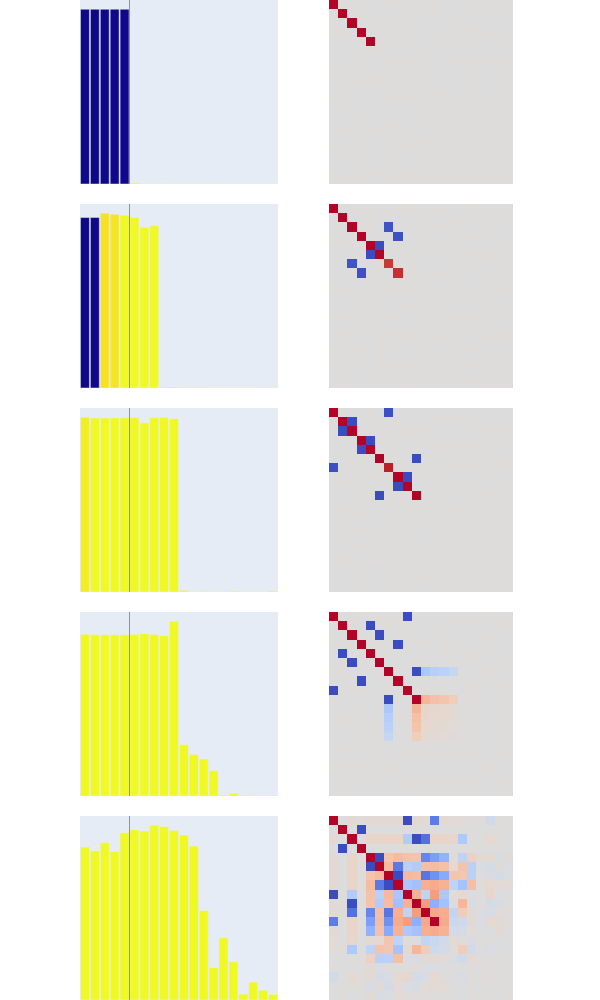

Source (notebook cell):
### Code cell
fig = render_features(model, np.s_[:5])
fig.update_layout()

### Figure 1 — Plotly figure (JSON) as saved in the notebook; plotly's stock layout.template omitted (floating-point values rounded to 4 significant figures; data arrays with more than 128 entries replaced by an {"elided": "..."} marker saying what was removed)
{"data": [{"marker": {"cmax": 1, "cmin": 0, "color": [0.002991, 0.00264, 0.003745, 0.006147, 0.00499, 0.9984, 0.9971, 0.996, 0.9971, 0.9959, 0.9957, 0.9952, 0.9929, 0.99, 0.9898, 0.9826, 0.9792, 0.9819, 0.9845, 0.9781]}, "type": "bar", "width": 0.9, "x": [0, 1, 2, 3, 4, 5, 6, 7, 8, 9, 10, 11, 12, 13, 14, 15, 16, 17, 18, 19], "xaxis": "x", "y": [1.0, 0.9999, 0.9999, 1.0, 0.9998, 0.006433, 0.003487, 0.002539, 0.003324, 0.002351, 0.002398, 0.002122, 0.001407, 0.0009987, 0.000962, 0.0005743, 0.0004665, 0.0005433, 0.0006268, 0.0004455], "yaxis": "y"}, {"colormodel": "rgba256", "customdata": {"elided": "20x20 float values"}, "hovertemplate": "In: %{x}<br>\nOut: %{y}<br>\nWeight: %{customdata:0.2f}\n", "type": "image", "xaxis": "x2", "yaxis": "y2", "z": {"elided": "20x20x4 int values"}}, {"marker": {"cmax": 1, "cmin": 0, "color": [0.003843, 0.004233, 0.9428, 0.9532, 1.001, 1.015, 1.026, 1.02, 1.35, 1.391, 1.389, 1.386, 1.404, 1.381, 1.376, 1.371, 1.383, 1.379, 1.396, 1.4]}, "type": "bar", "width": 0.9, "x": [0, 1, 2, 3, 4, 5, 6, 7, 8, 9, 10, 11, 12, 13, 14, 15, 16, 17, 18, 19], "xaxis": "x3", "y": [1.001, 1.001, 1.026, 1.019, 1.015, 1.001, 0.9428, 0.9531, 0.005377, 0.006119, 0.00332, 0.00436, 0.004034, 0.002439, 0.002767, 0.001583, 0.001747, 0.002713, 0.00297, 0.002648], "yaxis": "y3"}, {"colormodel": "rgba256", "customdata": {"elided": "20x20 float values"}, "hovertemplate": "In: %{x}<br>\nOut: %{y}<br>\nWeight: %{customdata:0.2f}\n", "type": "image", "xaxis": "x4", "yaxis": "y4", "z": {"elided": "20x20x4 int values"}}, {"marker": {"cmax": 1, "cmin": 0, "color": [0.9736, 1.001, 1.001, 1.002, 1.002, 0.9971, 1.005, 1.003, 1.004, 1.003, 1.413, 1.405, 1.401, 1.405, 1.395, 1.399, 1.398, 1.407, 1.403, 1.411]}, "type": "bar", "width": 0.9, "x": [0, 1, 2, 3, 4, 5, 6, 7, 8, 9, 10, 11, 12, 13, 14, 15, 16, 17, 18, 19], "xaxis": "x5", "y": [1.005, 1.001, 1.001, 1.002, 1.002, 1.003, 0.9735, 1.004, 1.003, 0.9971, 0.009326, 0.002113, 0.00299, 0.003104, 0.001751, 0.005251, 0.002833, 0.003155, 0.0021, 0.005652], "yaxis": "y5"}, {"colormodel": "rgba256", "customdata": {"elided": "20x20 float values"}, "hovertemplate": "In: %{x}<br>\nOut: %{y}<br>\nWeight: %{customdata:0.2f}\n", "type": "image", "xaxis": "x6", "yaxis": "y6", "z": {"elided": "20x20x4 int values"}}, {"marker": {"cmax": 1, "cmin": 0, "color": [0.9956, 1.002, 1.003, 1.002, 1.001, 1.001, 1.193, 1.001, 1.004, 1.123, 1.529, 1.54, 1.544, 1.553, 1.531, 1.558, 1.489, 1.458, 1.482, 1.518]}, "type": "bar", "width": 0.9, "x": [0, 1, 2, 3, 4, 5, 6, 7, 8, 9, 10, 11, 12, 13, 14, 15, 16, 17, 18, 19], "xaxis": "x7", "y": [1.004, 1.001, 1.001, 1.001, 1.002, 1.003, 1.008, 1.002, 0.9956, 1.085, 0.318, 0.2576, 0.2294, 0.1572, 0.006516, 0.01497, 0.004396, 0.004614, 0.001816, 0.004717], "yaxis": "y7"}, {"colormodel": "rgba256", "customdata": {"elided": "20x20 float values"}, "hovertemplate": "In: %{x}<br>\nOut: %{y}<br>\nWeight: %{customdata:0.2f}\n", "type": "image", "xaxis": "x8", "yaxis": "y8", "z": {"elided": "20x20x4 int values"}}, {"marker": {"cmax": 1, "cmin": 0, "color": [1.315, 1.002, 1.393, 1.005, 1.494, 1.404, 1.605, 1.501, 1.255, 1.378, 1.492, 1.521, 1.885, 1.917, 1.776, 1.836, 1.835, 1.709, 1.973, 1.812]}, "type": "bar", "width": 0.9, "x": [0, 1, 2, 3, 4, 5, 6, 7, 8, 9, 10, 11, 12, 13, 14, 15, 16, 17, 18, 19], "xaxis": "x9", "y": [1.032, 1.005, 1.06, 1.001, 1.127, 1.148, 1.139, 1.179, 1.17, 1.142, 1.113, 1.038, 0.6014, 0.2183, 0.42, 0.2579, 0.04033, 0.1209, 0.06578, 0.03687], "yaxis": "y9"}, {"colormodel": "rgba256", "customdata": {"elided": "20x20 float values"}, "hovertemplate": "In: %{x}<br>\nOut: %{y}<br>\nWeight: %{customdata:0.2f}\n", "type": "image", "xaxis": "x10", "yaxis": "y10", "z": {"elided": "20x20x4 int values"}}], "layout": {"height": 1000, "margin": {"b": 0, "t": 0}, "shapes": [{"line": {"width": 0.5}, "type": "line", "x0": 4.5, "x1": 4.5, "xref": "x", "y0": 0, "y1": 1, "yref": "y domain"}, {"line": {"width": 0.5}, "type": "line", "x0": 4.5, "x1": 4.5, "xref": "x3", "y0": 0, "y1": 1, "yref": "y3 domain"}, {"line": {"width": 0.5}, "type": "line", "x0": 4.5, "x1": 4.5, "xref": "x5", "y0": 0, "y1": 1, "yref": "y5 domain"}, {"line": {"width": 0.5}, "type": "line", "x0": 4.5, "x1": 4.5, "xref": "x7", "y0": 0, "y1": 1, "yref": "y7 domain"}, {"line": {"width": 0.5}, "type": "line", "x0": 4.5, "x1": 4.5, "xref": "x9", "y0": 0, "y1": 1, "yref": "y9 domain"}], "showlegend": false, "width": 600, "xaxis": {"anchor": "y", "domain": [0, 0.45], "matches": "x9", "showticklabels": false, "visible": false}, "xaxis10": {"anchor": "y10", "domain": [0.55, 1], "visible": false}, "xaxis2": {"anchor": "y2", "domain": [0.55, 1], "matches": "x10", "showticklabels": false, "visible": false}, "xaxis3": {"anchor": "y3", "domain": [0, 0.45], "matches": "x9", "showticklabels": false, "visible": false}, "xaxis4": {"anchor": "y4", "domain": [0.55, 1], "matches": "x10", "showticklabels": false, "visible": false}, "xaxis5": {"anchor": "y5", "domain": [0, 0.45], "matches": "x9", "showticklabels": false, "visible": false}, "xaxis6": {"anchor": "y6", "domain": [0.55, 1], "matches": "x10", "showticklabels": false, "visible": false}, "xaxis7": {"anchor": "y7", "domain": [0, 0.45], "matches": "x9", "showticklabels": false, "visible": false}, "xaxis8": {"anchor": "y8", "domain": [0.55, 1], "matches": "x10", "showticklabels": false, "visible": false}, "xaxis9": {"anchor": "y9", "domain": [0, 0.45], "visible": false}, "yaxis": {"anchor": "x", "domain": [0.816, 1], "visible": false}, "yaxis10": {"anchor": "x10", "domain": [0, 0.184], "visible": false}, "yaxis2": {"anchor": "x2", "domain": [0.816, 1], "visible": false}, "yaxis3": {"anchor": "x3", "domain": [0.612, 0.796], "visible": false}, "yaxis4": {"anchor": "x4", "domain": [0.612, 0.796], "visible": false}, "yaxis5": {"anchor": "x5", "domain": [0.408, 0.592], "visible": false}, "yaxis6": {"anchor": "x6", "domain": [0.408, 0.592], "visible": false}, "yaxis7": {"anchor": "x7", "domain": [0.204, 0.388], "visible": false}, "yaxis8": {"anchor": "x8", "domain": [0.204, 0.388], "visible": false}, "yaxis9": {"anchor": "x9", "domain": [0, 0.184], "visible": false}}}
